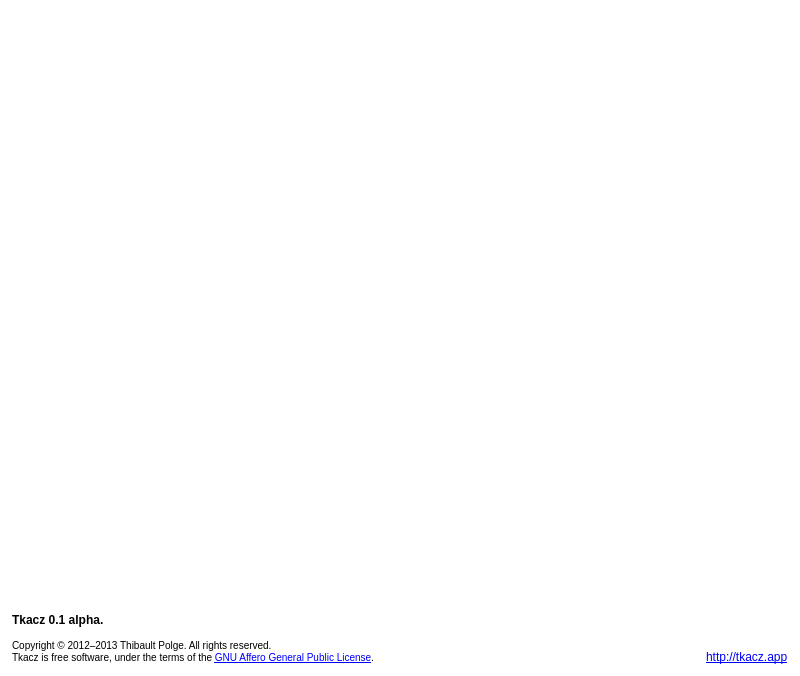
<?xml version="1.0" encoding="UTF-8"?>
<ui version="4.0">
 <class>AboutDialog</class>
 <widget class="QDialog" name="AboutDialog">
  <property name="windowModality">
   <enum>Qt::NonModal</enum>
  </property>
  <property name="geometry">
   <rect>
    <x>0</x>
    <y>0</y>
    <width>800</width>
    <height>676</height>
   </rect>
  </property>
  <property name="sizePolicy">
   <sizepolicy hsizetype="Fixed" vsizetype="Fixed">
    <horstretch>0</horstretch>
    <verstretch>0</verstretch>
   </sizepolicy>
  </property>
  <property name="windowTitle">
   <string>About</string>
  </property>
  <property name="autoFillBackground">
   <bool>false</bool>
  </property>
  <property name="styleSheet">
   <string notr="true">QDialog{background: white; border-radius : 16px;}
QTextBrowser { background: rgba(255,255,255,192);}
QToolButton { border: none; background: rgba(255,255,255,128); border-right : 1px solid rgba(0,0,0,32); padding : 0 12px;}
#browserPage{ background: url(&quot;:/tkacz/splash&quot;);}</string>
  </property>
  <property name="modal">
   <bool>true</bool>
  </property>
  <layout class="QVBoxLayout" name="verticalLayout_3">
   <property name="spacing">
    <number>0</number>
   </property>
   <property name="leftMargin">
    <number>0</number>
   </property>
   <property name="topMargin">
    <number>0</number>
   </property>
   <property name="rightMargin">
    <number>0</number>
   </property>
   <property name="bottomMargin">
    <number>0</number>
   </property>
   <item>
    <widget class="QStackedWidget" name="pages">
     <property name="currentIndex">
      <number>0</number>
     </property>
     <widget class="QWidget" name="logoPage">
      <layout class="QVBoxLayout" name="verticalLayout_2">
       <property name="leftMargin">
        <number>0</number>
       </property>
       <property name="topMargin">
        <number>0</number>
       </property>
       <property name="rightMargin">
        <number>0</number>
       </property>
       <property name="bottomMargin">
        <number>0</number>
       </property>
       <item>
        <widget class="QLabel" name="label">
         <property name="text">
          <string/>
         </property>
         <property name="pixmap">
          <pixmap resource="../../build/common.qrc">:/tkacz/splash@2x</pixmap>
         </property>
         <property name="alignment">
          <set>Qt::AlignCenter</set>
         </property>
        </widget>
       </item>
      </layout>
     </widget>
     <widget class="QWidget" name="browserPage">
      <layout class="QVBoxLayout" name="verticalLayout">
       <property name="spacing">
        <number>0</number>
       </property>
       <property name="leftMargin">
        <number>0</number>
       </property>
       <property name="topMargin">
        <number>0</number>
       </property>
       <property name="rightMargin">
        <number>0</number>
       </property>
       <property name="bottomMargin">
        <number>0</number>
       </property>
       <item>
        <layout class="QHBoxLayout" name="horizontalLayout_3">
         <property name="spacing">
          <number>0</number>
         </property>
         <item>
          <widget class="QToolButton" name="backButton">
           <property name="sizePolicy">
            <sizepolicy hsizetype="Fixed" vsizetype="Expanding">
             <horstretch>0</horstretch>
             <verstretch>0</verstretch>
            </sizepolicy>
           </property>
           <property name="text">
            <string>◀</string>
           </property>
          </widget>
         </item>
         <item>
          <widget class="QTextBrowser" name="textBrowser">
           <property name="frameShape">
            <enum>QFrame::NoFrame</enum>
           </property>
          </widget>
         </item>
        </layout>
       </item>
      </layout>
     </widget>
    </widget>
   </item>
   <item>
    <layout class="QHBoxLayout" name="horizontalLayout" stretch="100,0">
     <property name="spacing">
      <number>12</number>
     </property>
     <property name="leftMargin">
      <number>12</number>
     </property>
     <property name="topMargin">
      <number>12</number>
     </property>
     <property name="rightMargin">
      <number>12</number>
     </property>
     <property name="bottomMargin">
      <number>12</number>
     </property>
     <item>
      <widget class="QLabel" name="versionLabel">
       <property name="text">
        <string>&lt;html&gt;&lt;p&gt;&lt;b&gt;Tkacz 0.1 alpha.&lt;/b&gt;&lt;/p&gt;
&lt;p&gt;&lt;small&gt;Copyright © 2012–2013 Thibault Polge. All rights reserved.&lt;br/&gt;Tkacz is free software, under the terms of the &lt;a href=&quot;license&quot;&gt;GNU Affero General Public License&lt;/a&gt;.&lt;/small&gt;&lt;/p&gt;&lt;/html&gt;</string>
       </property>
       <property name="alignment">
        <set>Qt::AlignLeading|Qt::AlignLeft|Qt::AlignVCenter</set>
       </property>
       <property name="wordWrap">
        <bool>true</bool>
       </property>
      </widget>
     </item>
     <item>
      <widget class="QLabel" name="linkLabel">
       <property name="text">
        <string>&lt;a href=&quot;http://tkacz.app/&quot;&gt;http://tkacz.app&lt;/a&gt;</string>
       </property>
       <property name="alignment">
        <set>Qt::AlignBottom|Qt::AlignLeading|Qt::AlignLeft</set>
       </property>
      </widget>
     </item>
    </layout>
   </item>
  </layout>
 </widget>
 <resources>
  <include location="../../build/common.qrc"/>
  <include location="../../build/icons.qrc"/>
  <include location="../../build/common.qrc"/>
 </resources>
 <connections/>
</ui>
